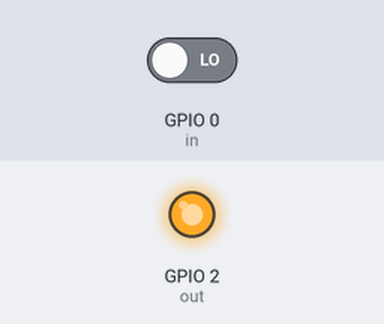
The sketch below on a simulated ESP8266 (NodeMCU). Shown: output pins drawn as LEDs (lit = HIGH). Inputs (shaded band) come from the test bench; at power-on: GPIO 0 (in) LOW. WiFi joins after 1.5 s; servers stay silent unless stated; what the sketch prints to the serial monitor is not drawn.

Above: at 2.8 s.
2.9 s: GPIO 0 (in) driven HIGH
At 10.1 s:
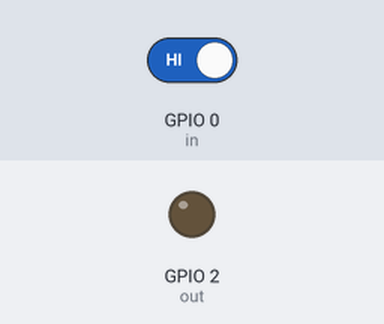
Timing chart, 0 to 11.6 s (numbered marks = the images above; inputs shaded):
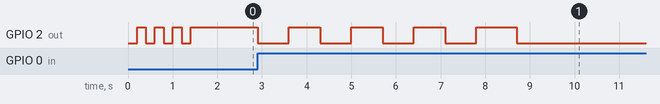

Measured:
- after the input at 2.9 s, GPIO 2 (out): goes 3 × (LOW 0.70 s, HIGH 0.70 s), LOW 0.70 s, HIGH 0.90 s, then LOW, starting at once

The sketch:

email.ino
```cpp
#include <Arduino.h>
#if defined(ESP32)
  #include <WiFi.h>
#elif defined(ESP8266)
  #include <ESP8266WiFi.h>
#endif
#include <ESP_Mail_Client.h>

#define WIFI_SSID "DoorWay_IoT"
#define WIFI_PASSWORD "55555555"

#define SMTP_HOST "smtp.gmail.com"
#define SMTP_PORT 465

#define AUTHOR_EMAIL "towfiq.uctccse@gmail.com"
#define AUTHOR_PASSWORD "bguycagpwljhzwtq";
#define RECIPIENT_EMAIL "towfiq.abflit@gmail.com"

SMTPSession smtp;

void smtpCallback(SMTP_Status status);

void setup(){
  pinMode(2,OUTPUT);//out
  pinMode(0,INPUT);//in
  Serial.begin(9600);
  Serial.println();
  Serial.print("Connecting to AP");
  WiFi.begin(WIFI_SSID, WIFI_PASSWORD);
  while (WiFi.status() != WL_CONNECTED){
    digitalWrite(2,0);
    Serial.print(".");
    delay(200);
    digitalWrite(2,1);
    delay(200);
  }
  Serial.println("");
  Serial.println("WiFi connected.");
  Serial.println("IP address: ");
  Serial.println(WiFi.localIP());
  Serial.println();


}

void loop(){

  if(digitalRead(0)){

   digitalWrite(2,0); //LED On
    delay(700);
    digitalWrite(2,1);//LED Off
    delay(700);
     digitalWrite(2,0);
    delay(700);
    digitalWrite(2,1);
    delay(700);
     digitalWrite(2,0);
    delay(700);
    digitalWrite(2,1);
    delay(700);
     digitalWrite(2,0);
    delay(700);
    digitalWrite(2,1);
    delay(700);


    if(!digitalRead(0))
      return;
    delay(200);

    if(digitalRead(0)){
      digitalWrite(2,0);
      sendEmail();
      delay(5000);
      digitalWrite(2,1);
    }


  }


}


void sendEmail(){
    smtp.debug(1);
  smtp.callback(smtpCallback);
  ESP_Mail_Session session;


  session.server.host_name = SMTP_HOST;
  session.server.port = SMTP_PORT;
  session.login.email = AUTHOR_EMAIL;
  session.login.password = AUTHOR_PASSWORD;
  session.login.user_domain = "";

  SMTP_Message message;

  message.sender.name = "My IoT Device";
  message.sender.email = AUTHOR_EMAIL;
  message.subject = "IoT Device notification";
  message.addRecipient("Receiver Device", RECIPIENT_EMAIL);

  /*Send HTML message*/
  String htmlMsg = "<div style=\"color:#2f4468;\"><h1>Alert! Detected someone!!</h1><p>- Sent from IoT Device\n</p></div>";
  message.html.content = htmlMsg.c_str();
  message.html.content = htmlMsg.c_str();
  message.text.charSet = "us-ascii";
  message.html.transfer_encoding = Content_Transfer_Encoding::enc_7bit;

  /* Connect to server with the session config */
  if (!smtp.connect(&session))
    return;

  /* Start sending Email and close the session */
  if (!MailClient.sendMail(&smtp, &message))
    Serial.println("Error sending Email, " + smtp.errorReason());
}


/* Callback function to get the Email sending status */
void smtpCallback(SMTP_Status status){
  /* Print the current status */
  Serial.println(status.info());

  /* Print the sending result */
  if (status.success()){
    Serial.println("----------------");
    ESP_MAIL_PRINTF("Message sent success: %d\n", status.completedCount());
    ESP_MAIL_PRINTF("Message sent failled: %d\n", status.failedCount());
    Serial.println("----------------\n");
    struct tm dt;

    for (size_t i = 0; i < smtp.sendingResult.size(); i++){
      /* Get the result item */
      SMTP_Result result = smtp.sendingResult.getItem(i);
      time_t ts = (time_t)result.timestamp;
      localtime_r(&ts, &dt);

      ESP_MAIL_PRINTF("Message No: %d\n", i + 1);
      ESP_MAIL_PRINTF("Status: %s\n", result.completed ? "success" : "failed");
      ESP_MAIL_PRINTF("Date/Time: %d/%d/%d %d:%d:%d\n", dt.tm_year + 1900, dt.tm_mon + 1, dt.tm_mday, dt.tm_hour, dt.tm_min, dt.tm_sec);
      ESP_MAIL_PRINTF("Recipient: %s\n", result.recipients);
      ESP_MAIL_PRINTF("Subject: %s\n", result.subject);
    }
    Serial.println("----------------\n");
  }
}
```
